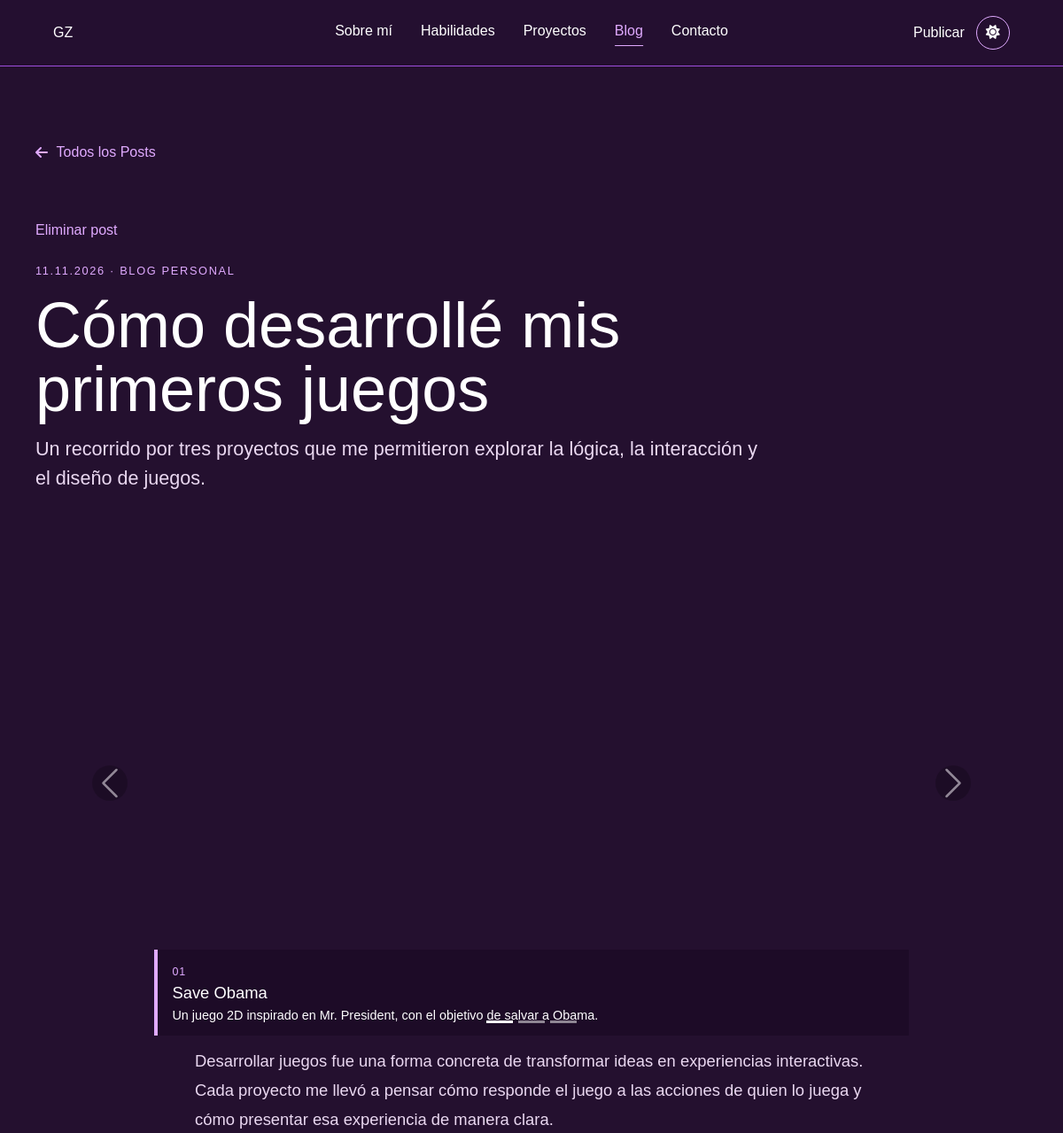
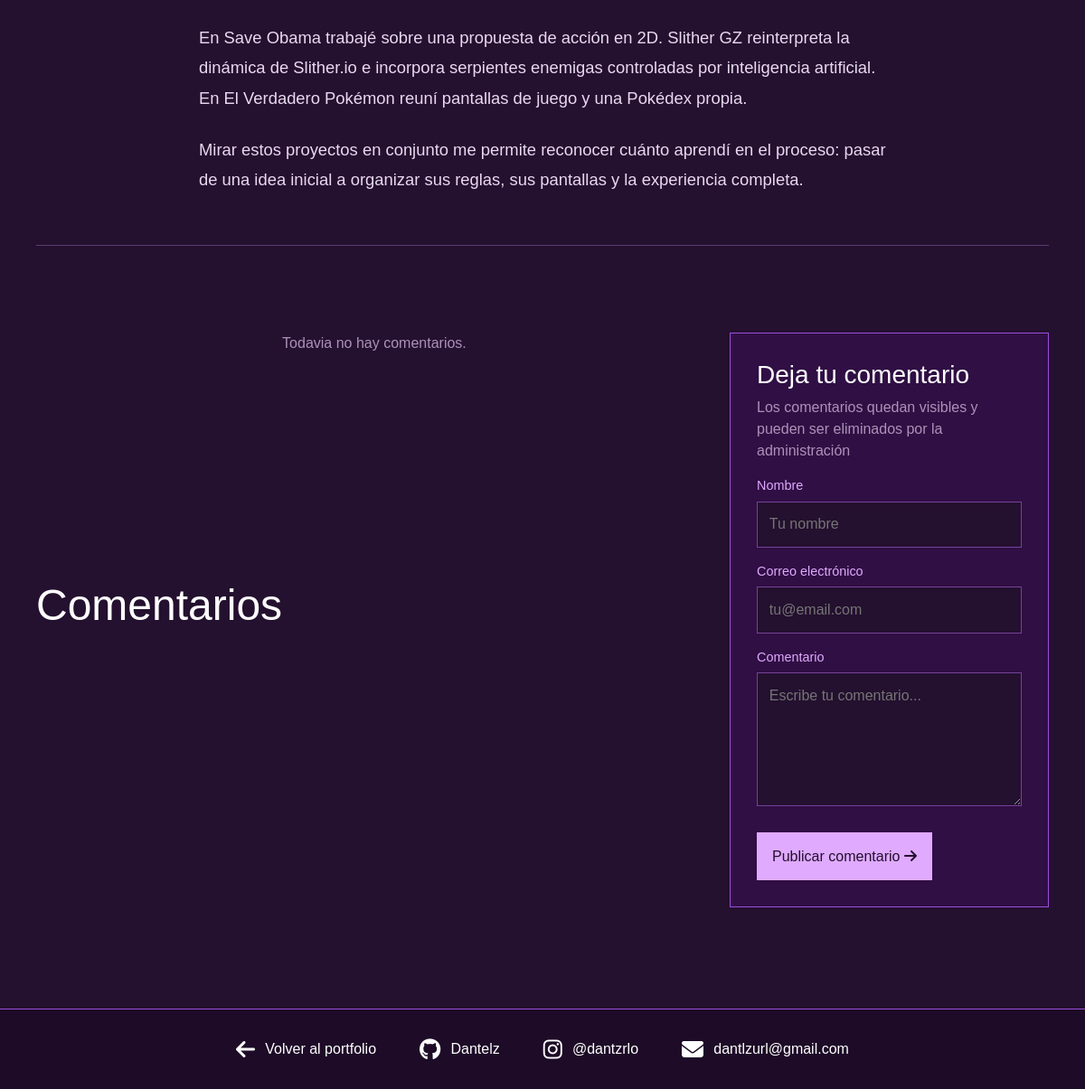
Screenshot of /blog/entrada/desarrollo-de-mis-juegos-anteriores/ with the database file from the repository (2 pictures, top to bottom).
### blog/models.py (models this page shows, shortened)
class Post(models.Model):
    title = models.CharField("Título", max_length=160)
    slug = models.SlugField("Identificador URL", unique=True)
    excerpt = models.TextField("Resumen", max_length=280)
    content = models.TextField("Contenido")
    media = models.FileField("Archivo multimedia", upload_to="blog_media/", blank=True)
    media_url = models.CharField(
        "Ruta de imagen estática",
        max_length=255,
        blank=True,
        default="assets/escamas.png",
    )
    created_at = models.DateTimeField("Fecha de creación", auto_now_add=True)
    updated_at = models.DateTimeField("Última modificación", auto_now=True)
    class Meta:
        ordering = ("-created_at",)
        verbose_name = "entrada"
        verbose_name_plural = "entradas"

### blog/views.py (the view)
# urls.py: path("entrada/<slug:slug>/", views.post_detail, name="detail"),
def post_detail(request, slug):
    post = get_object_or_404(Post, slug=slug)
    delete_error = None
    delete_form_open = False
    if request.method == "POST" and request.POST.get("action") == "delete_post":
        if request.POST.get("username") == ADMIN_USERNAME and request.POST.get("password") == ADMIN_PASSWORD:
            post.delete()
            return redirect("blog:list")
        delete_error = "El nombre de usuario o la contraseña son incorrectos."
        delete_form_open = True
        form = CommentForm()
    else:
        form = CommentForm(request.POST or None)
        if request.method == "POST" and form.is_valid():
            comment = form.save(commit=False)
            comment.post = post
            comment.save()
            return redirect(f"{post.get_absolute_url()}#comentarios")
    return render(
        request,
        "blog/post_detail.html",
        {
            "post": post,
            "form": form,
            "delete_error": delete_error,
            "delete_form_open": delete_form_open,
        },
    )

### blog/forms.py
class CommentForm(forms.ModelForm):
    class Meta:
        model = Comment
        fields = ("author_name", "author_email", "body")
        widgets = {
            "author_name": forms.TextInput(attrs={"placeholder": "Tu nombre"}),
            "author_email": forms.EmailInput(attrs={"placeholder": "tu@email.com"}),
            "body": forms.Textarea(attrs={"placeholder": "Escribe tu comentario...", "rows": 5}),
        }

### blog/templates/blog/post_detail.html (shortened to what this page needs)
{% extends 'blog/base.html' %}
{% load static %}
{% block content %}
<article class="post-detail">
  <a class="back-link" href="{% url 'blog:list' %}"><i class="fa-solid fa-arrow-left" aria-hidden="true"></i> Todos los Posts</a>
  <header class="post-detail-header">
    <details class="delete-post"{% if delete_form_open %} open{% endif %}>
      <summary class="primary-button">Eliminar post</summary>
    </details>
    <p class="post-date">{{ post.created_at|date:"d.m.Y" }} · Blog personal</p>
    <h1>{{ post.title }}</h1>
    <p class="post-lead">{{ post.excerpt }}</p>
  </header>
  {% if post.slug == "detras-de-mis-proyectos-de-juegos" or post.slug == "desarrollo-de-mis-juegos-anteriores" %}
    <div id="gamesCarousel" class="carousel slide carousel-proyectos" data-bs-ride="carousel">
      <div class="carousel-indicators">
        <button type="button" data-bs-target="#gamesCarousel" data-bs-slide-to="0" class="active" aria-current="true" aria-label="Save Obama"></button>
        <button type="button" data-bs-target="#gamesCarousel" data-bs-slide-to="1" aria-label="Slither GZ"></button>
        <button type="button" data-bs-target="#gamesCarousel" data-bs-slide-to="2" aria-label="El Verdadero Pokémon"></button>
      </div>
      <div class="carousel-inner">
        <div class="carousel-item active">
          <a href="https://github.com/Dantelz/save-obama-wishlist-on-steam" target="_blank" rel="noopener" class="projectslideshow proyectoobama">
          </a>
          <div class="carousel-caption project-caption">
            <span class="project-number">01</span>
            <h3>Save Obama</h3>
            <p>Un juego 2D inspirado en Mr. President, con el objetivo de salvar a Obama.</p>
          </div>
        </div>
      </div>
      <button class="carousel-control-prev" type="button" data-bs-target="#gamesCarousel" data-bs-slide="prev">
        <span class="carousel-control-prev-icon" aria-hidden="true"></span>
      </button>
      <button class="carousel-control-next" type="button" data-bs-target="#gamesCarousel" data-bs-slide="next">
        <span class="carousel-control-next-icon" aria-hidden="true"></span>
      </button>
    </div>
  {% endif %}
  <div class="post-copy">{{ post.content|linebreaks }}</div>
</article>
<section class="comments-section" id="comentarios" aria-labelledby="comments-title">
  <div class="comments-heading"><h2 id="comments-title">Comentarios</h2></div>
  <div class="comments-layout">
    <div class="comment-list">
      {% for comment in post.comments.all %}
        <article class="comment">
          <div class="comment-meta"><strong>{{ comment.author_name }}</strong><time datetime="{{ comment.created_at|date:'c' }}">{{ comment.created_at|date:"d/m/Y" }}</time></div>
          <p>{{ comment.body|linebreaksbr }}</p>
        </article>
      {% empty %}
        <p class="no-comments">Todavia no hay comentarios.</p>
      {% endfor %}
    </div>
    <form class="comment-form" method="post">
      <h3>Deja tu comentario</h3>
      <p class="form-note">Los comentarios quedan visibles y pueden ser eliminados por la administración</p>
      {% for field in form %}<div class="field-group"><label for="{{ field.id_for_label }}">{{ field.label }}</label>{{ field }}{% for error in field.errors %}<small class="form-error">{{ error }}</small>{% endfor %}</div>{% endfor %}
      <button class="primary-button" type="submit">Publicar comentario <i class="fa-solid fa-arrow-right" aria-hidden="true"></i></button>
    </form>
  </div>
</section>
{% endblock %}

### static/css/styles.css (style rules this page uses)
* { box-sizing: border-box; }
html { scroll-behavior: smooth; }
body { margin: 0; color: #ffffff; background-color: #24102f; font-family: "Slabo 13px", sans-serif; }
section { min-height: 85vh; padding: 8rem 7% 4rem; display: flex; align-items: center; justify-content: center; }
h1, h2, p { color: #ffffff; }
h1, h2 { margin-top: 0; }
p { margin-bottom: 0; font-size: 1.15rem; }
.carousel-proyectos { margin-top: 2rem; border: 1px solid var(--section-accent); border-radius: 8px; overflow: hidden; }
.carousel-proyectos .carousel-control-prev-icon, .carousel-proyectos .carousel-control-next-icon { background-color: rgba(0, 0, 0, 0.4); border-radius: 50%; padding: 20px; }
.projectslideshow { position: relative; width: 100%; overflow: hidden; display: block; cursor: pointer; }
.proyectoobama { aspect-ratio: 17 / 9; }
.project-number { color: #e0aaff; font-size: 0.78rem; letter-spacing: 0.08em; text-transform: uppercase; }
.project-caption { right: 12%; bottom: 0.75rem; left: 12%; padding: 0.7rem 1rem; text-align: left; background: rgba(29, 11, 39, 0.88); border-left: 4px solid #e0aaff; }
.project-caption h3 { margin: 0.15rem 0 0.25rem; font-size: 1.15rem; }
.project-caption p { font-size: 0.9rem; }

### blog/static/blog/styles.css (style rules this page uses)
body.blog-page { background: #24102f; }
.blog-hero-inner, .posts-section, .post-detail, .comments-section { width: min(1120px, 100%); margin: 0 auto; }
.eyebrow, .post-date { color: #e0aaff; font-size: 0.8rem; letter-spacing: 0.13em; text-transform: uppercase; }
.posts-section, .comments-section { padding: 6rem 0 7rem; }
.posts-heading, .comments-heading { display: flex; justify-content: space-between; align-items: end; gap: 2rem; margin-bottom: 2.5rem; }
.posts-heading h2, .comments-heading h2 { margin: 0.45rem 0 0; font-size: clamp(2rem, 4vw, 3.4rem); }
.read-link, .back-link { color: #e0aaff; text-decoration: none; }
.post-detail { padding: 10rem 0 2rem; }
.back-link { display: inline-flex; gap: 0.6rem; align-items: center; margin-bottom: 4rem; }
.post-detail-header { max-width: 820px; }
.delete-post { margin-bottom: 1.5rem; }
.delete-post > summary { display: inline-block; margin: 0; padding: 0; border: 0; color: #e0aaff; background: transparent; font: inherit; cursor: pointer; list-style: none; }
.post-detail-header h1 { margin: 1rem 0; font-size: clamp(2.6rem, 6vw, 5.5rem); line-height: 1; }
.post-lead { color: #ead8f1; font-size: 1.35rem; }
.post-copy { max-width: 760px; margin: 0 auto; }
.post-copy p { margin-bottom: 1.5rem; color: #ead8f1; line-height: 1.8; }
.comments-section { border-top: 1px solid rgba(224, 170, 255, 0.3); }
.comments-layout { display: grid; grid-template-columns: 1.1fr 0.9fr; gap: 4rem; }
.no-comments, .form-note { color: #ad91b8; font-size: 1rem; }
.comment-form { padding: 1.8rem; border: 1px solid #9d4edd; background: rgba(53, 16, 77, 0.72); }
.comment-form h3 { margin-top: 0; }
.field-group { margin-top: 1rem; }
.field-group label { display: block; margin-bottom: 0.35rem; color: #e0aaff; font-size: 0.9rem; }
.field-group input, .field-group textarea { width: 100%; padding: 0.8rem; border: 1px solid #75419a; color: #fff; background: #24102f; font: inherit; }
.primary-button { margin-top: 1.4rem; padding: 0.85rem 1rem; border: 1px solid #e0aaff; color: #24102f; background: #e0aaff; font: inherit; cursor: pointer; }

### rows the page displays
Post: created_at "11.11.2026", title "Cómo desarrollé mis primeros juegos", excerpt "Un recorrido por tres proyectos que me permitieron explorar la lógica, la interacción y el diseño de juegos.", content "Desarrollar juegos fue una forma concreta de transformar ideas en experiencias interactivas. Cada proyecto me llevó a pensar cómo responde el juego a las acciones de quien lo juega y cómo presentar esa experiencia de manera clara. En Save Obama trabajé sobre una propuesta de acción en 2D. Slither GZ reinterpreta la dinámica de Slither.io e incorpora serpientes enemigas controladas por inteligencia artificial. En El Verdadero Pokémon reuní pantallas de juego y una Pokédex propia. Mirar estos proyectos en conjunto me permite reconocer cuánto aprendí en el proceso: pasar de una idea inicial a organizar sus reglas, sus pantallas y la experiencia completa."

### other values shown
{{ field.label }} "Nombre" "Correo electrónico" "Comentario"
